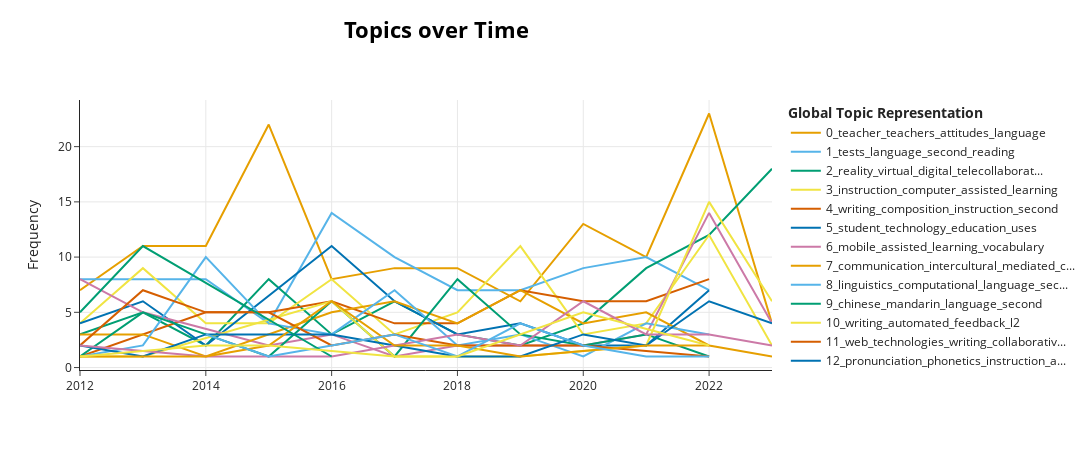

Notebook code cell kept with this figure:
### Code cell
model.visualize_topics_over_time(topics_over_time)

### Figure 1 — Plotly figure (JSON) as saved in the notebook; plotly's stock layout.template omitted (floating-point values rounded to 4 significant figures)
{"data": [{"hoverinfo": "text", "hovertext": ["<b>Topic 0</b><br>Words: teacher, teachers, education, attitudes, language", "<b>Topic 0</b><br>Words: teachers, teacher, attitudes, language, faculty", "<b>Topic 0</b><br>Words: teacher, teachers, attitudes, education, technology", "<b>Topic 0</b><br>Words: teacher, teachers, education, language, literacy", "<b>Topic 0</b><br>Words: teacher, teachers, education, attitudes, content", "<b>Topic 0</b><br>Words: teacher, teachers, attitudes, content, pedagogical", "<b>Topic 0</b><br>Words: teachers, teacher, language, content, technology", "<b>Topic 0</b><br>Words: teacher, teachers, attitudes, programs, faculty", "<b>Topic 0</b><br>Words: teachers, teacher, attitudes, language, literacy", "<b>Topic 0</b><br>Words: teachers, teacher, language, attitudes, education", "<b>Topic 0</b><br>Words: teachers, teacher, attitudes, language, second", "<b>Topic 0</b><br>Words: teachers, teacher, factor, faculty, attitudes"], "marker": {"color": "#E69F00"}, "mode": "lines", "name": "0_teacher_teachers_attitudes_language", "type": "scatter", "x": [2012, 2013, 2014, 2015, 2016, 2017, 2018, 2019, 2020, 2021, 2022, 2023], "y": [7, 11, 11, 22, 8, 9, 9, 6, 13, 10, 23, 4]}, {"hoverinfo": "text", "hovertext": ["<b>Topic 1</b><br>Words: tests, language, comprehension, second, vocabulary", "<b>Topic 1</b><br>Words: reading, tests, language, pretests, posttests", "<b>Topic 1</b><br>Words: pretests, posttests, reading, language, second", "<b>Topic 1</b><br>Words: posttests, pretests, language, reading, tests", "<b>Topic 1</b><br>Words: tests, language, posttests, pretests, instruction", "<b>Topic 1</b><br>Words: language, posttests, pretests, groups, second", "<b>Topic 1</b><br>Words: tests, language, vocabulary, second, development", "<b>Topic 1</b><br>Words: tests, language, second, vocabulary, instruction", "<b>Topic 1</b><br>Words: reading, tests, language, vocabulary, second", "<b>Topic 1</b><br>Words: tests, language, second, english, proficiency", "<b>Topic 1</b><br>Words: tests, language, second, instruction, pretests"], "marker": {"color": "#56B4E9"}, "mode": "lines", "name": "1_tests_language_second_reading", "type": "scatter", "x": [2012, 2013, 2014, 2015, 2016, 2017, 2018, 2019, 2020, 2021, 2022], "y": [8, 8, 8, 4, 14, 10, 7, 7, 9, 10, 7]}, {"hoverinfo": "text", "hovertext": ["<b>Topic 2</b><br>Words: worlds, virtual, and, tiliteracy, mul", "<b>Topic 2</b><br>Words: conferencing, virtual, blogging, continuation, conscientiousness", "<b>Topic 2</b><br>Words: communication, synchronous, opportunities, grounded, problems", "<b>Topic 2</b><br>Words: community, conversation, face, call, telecollaboration", "<b>Topic 2</b><br>Words: lessons, skype, rhetorical, typing, via", "<b>Topic 2</b><br>Words: sla, identity, fans, popular, fandom", "<b>Topic 2</b><br>Words: telecollaboration, contradictions, scoping, historical, synchronous", "<b>Topic 2</b><br>Words: critical, call, serendipity, neoliberalism, democracy", "<b>Topic 2</b><br>Words: relational, text, pragmatics, completion, dcts", "<b>Topic 2</b><br>Words: reality, virtual, digital, immersive, makerspace", "<b>Topic 2</b><br>Words: virtual, reality, telecollaboration, dialogue, environments", "<b>Topic 2</b><br>Words: reality, virtual, digital, multimodality, meaning"], "marker": {"color": "#009E73"}, "mode": "lines", "name": "2_reality_virtual_digital_telecollaborat...", "type": "scatter", "x": [2012, 2013, 2014, 2015, 2016, 2017, 2018, 2019, 2020, 2021, 2022, 2023], "y": [3, 5, 2, 8, 3, 6, 3, 2, 4, 9, 12, 18]}, {"hoverinfo": "text", "hovertext": ["<b>Topic 3</b><br>Words: instruction, computer, assisted, learning, second", "<b>Topic 3</b><br>Words: instruction, assisted, computer, second, learning", "<b>Topic 3</b><br>Words: meta, instruction, computer, assisted, second", "<b>Topic 3</b><br>Words: assistants, instruction, language, assisted, teaching", "<b>Topic 3</b><br>Words: instruction, computer, assisted, second, educational", "<b>Topic 3</b><br>Words: computer, assisted, models, learning, instruction", "<b>Topic 3</b><br>Words: computer, instruction, meta, assisted, second", "<b>Topic 3</b><br>Words: instruction, computer, assisted, learning, second", "<b>Topic 3</b><br>Words: young, learning, periodicals, language, reports", "<b>Topic 3</b><br>Words: computer, instruction, assisted, learning, second", "<b>Topic 3</b><br>Words: instruction, computer, learning, assisted, second", "<b>Topic 3</b><br>Words: intervention, effect, youtube, heterogeneous, levels"], "marker": {"color": "#F0E442"}, "mode": "lines", "name": "3_instruction_computer_assisted_learning", "type": "scatter", "x": [2012, 2013, 2014, 2015, 2016, 2017, 2018, 2019, 2020, 2021, 2022, 2023], "y": [4, 9, 4, 4, 8, 3, 5, 11, 3, 4, 12, 2]}, {"hoverinfo": "text", "hovertext": ["<b>Topic 4</b><br>Words: writing, peer, rhetoric, conflict, constructivism", "<b>Topic 4</b><br>Words: writing, composition, instruction, second, internet", "<b>Topic 4</b><br>Words: writing, instruction, second, groups, improvement", "<b>Topic 4</b><br>Words: writing, composition, instruction, learning, second", "<b>Topic 4</b><br>Words: writing, composition, instruction, second, students", "<b>Topic 4</b><br>Words: writing, composition, academic, skills, instruction", "<b>Topic 4</b><br>Words: writing, evaluation, composition, instruction, students", "<b>Topic 4</b><br>Words: writing, instruction, second, language, evaluation", "<b>Topic 4</b><br>Words: writing, composition, instruction, english, second", "<b>Topic 4</b><br>Words: writing, composition, revision, written, adults", "<b>Topic 4</b><br>Words: writing, composition, instruction, second, revision"], "marker": {"color": "#D55E00"}, "mode": "lines", "name": "4_writing_composition_instruction_second", "type": "scatter", "x": [2012, 2013, 2014, 2015, 2016, 2017, 2018, 2019, 2020, 2021, 2022], "y": [1, 3, 5, 5, 6, 4, 4, 7, 6, 6, 8]}, {"hoverinfo": "text", "hovertext": ["<b>Topic 5</b><br>Words: student, motivation, measures, attitudes, technology", "<b>Topic 5</b><br>Words: student, technology, education, uses, surveys", "<b>Topic 5</b><br>Words: student, motivation, educational, attitudes, technology", "<b>Topic 5</b><br>Words: technology, student, uses, in, education", "<b>Topic 5</b><br>Words: technology, student, uses, educational, in", "<b>Topic 5</b><br>Words: technology, student, use, uses, in", "<b>Topic 5</b><br>Words: student, technology, telecommunications, handheld, devices", "<b>Topic 5</b><br>Words: student, communication, thought, psychometrics, students", "<b>Topic 5</b><br>Words: student, self, value, judgment, technology", "<b>Topic 5</b><br>Words: student, technology, education, uses, in"], "marker": {"color": "#0072B2"}, "mode": "lines", "name": "5_student_technology_education_uses", "type": "scatter", "x": [2012, 2013, 2014, 2016, 2017, 2018, 2019, 2020, 2021, 2022], "y": [4, 6, 2, 11, 6, 3, 4, 2, 2, 7]}, {"hoverinfo": "text", "hovertext": ["<b>Topic 6</b><br>Words: assisted, methodology, vocabulary, learning, memory", "<b>Topic 6</b><br>Words: mobile, user, tracking, assisted, vocabulary", "<b>Topic 6</b><br>Words: replication, phone, mobile, quantitative, sla", "<b>Topic 6</b><br>Words: mobile, generation, double, blind, apps", "<b>Topic 6</b><br>Words: apps, framework, taxonomy, evaluation, learning", "<b>Topic 6</b><br>Words: vocabulary, knowledge, psr, aspects, tablet", "<b>Topic 6</b><br>Words: mobile, videos, occurrence, imagery, vocabulary", "<b>Topic 6</b><br>Words: mobile, data, ddl, mtld, cacm", "<b>Topic 6</b><br>Words: mobile, learning, assisted, model, enhanced", "<b>Topic 6</b><br>Words: mobile, mall, theory, learning, aware"], "marker": {"color": "#CC79A7"}, "mode": "lines", "name": "6_mobile_assisted_learning_vocabulary", "type": "scatter", "x": [2012, 2013, 2015, 2016, 2017, 2018, 2020, 2021, 2022, 2023], "y": [8, 5, 2, 3, 1, 2, 2, 3, 14, 4]}, {"hoverinfo": "text", "hovertext": ["<b>Topic 7</b><br>Words: communication, intercultural, awareness, cultural, interpersonal", "<b>Topic 7</b><br>Words: communication, competence, mediated, intercultural, researchers", "<b>Topic 7</b><br>Words: dynamics, inquiry, audiovisual, intercultural, journal", "<b>Topic 7</b><br>Words: communication, switching, code, discourse, process", "<b>Topic 7</b><br>Words: communication, intercultural, analysis, mediated, cultural", "<b>Topic 7</b><br>Words: communication, intercultural, languages, mediated, german", "<b>Topic 7</b><br>Words: communication, intercultural, discourse, mediated, languages", "<b>Topic 7</b><br>Words: communication, cultural, intercultural, awareness, mediated", "<b>Topic 7</b><br>Words: intercultural, communication, teleconferencing, exchange, college", "<b>Topic 7</b><br>Words: communication, intercultural, german, cultural, native", "<b>Topic 7</b><br>Words: communication, intercultural, business, cultural, competence", "<b>Topic 7</b><br>Words: soviet, latvia, locals, spatial, less"], "marker": {"color": "#E69F00"}, "mode": "lines", "name": "7_communication_intercultural_mediated_c...", "type": "scatter", "x": [2012, 2013, 2014, 2015, 2016, 2017, 2018, 2019, 2020, 2021, 2022, 2023], "y": [3, 3, 1, 3, 5, 6, 4, 7, 4, 5, 2, 1]}, {"hoverinfo": "text", "hovertext": ["<b>Topic 8</b><br>Words: system, morphemes, computational, linguistics, natural", "<b>Topic 8</b><br>Words: composition, linguistics, computational, language, second", "<b>Topic 8</b><br>Words: linguistics, computational, language, error, second", "<b>Topic 8</b><br>Words: computational, linguistics, language, phrase, structure", "<b>Topic 8</b><br>Words: linguistics, computational, analysis, language, essays", "<b>Topic 8</b><br>Words: linguistics, computational, analysis, phrase, language", "<b>Topic 8</b><br>Words: languages, maintenance, linguistics, computational, ugric", "<b>Topic 8</b><br>Words: computational, linguistics, phrase, structure, word", "<b>Topic 8</b><br>Words: questioning, techniques, computational, linguistics, testing", "<b>Topic 8</b><br>Words: computational, linguistics, language, second, classification", "<b>Topic 8</b><br>Words: linguistics, computational, language, second, usage"], "marker": {"color": "#56B4E9"}, "mode": "lines", "name": "8_linguistics_computational_language_sec...", "type": "scatter", "x": [2012, 2013, 2014, 2015, 2016, 2017, 2018, 2019, 2020, 2021, 2022], "y": [1, 2, 10, 4, 3, 7, 2, 3, 1, 4, 3]}, {"hoverinfo": "text", "hovertext": ["<b>Topic 9</b><br>Words: chinese, romanization, mandarin, phonemes, morphology", "<b>Topic 9</b><br>Words: chinese, mandarin, questionnaires, language, statistical", "<b>Topic 9</b><br>Words: chinese, mandarin, attitudes, introductory, computer", "<b>Topic 9</b><br>Words: scmc, eyetracking, stimulated, chinese, as", "<b>Topic 9</b><br>Words: chinese, mandarin, attitudes, language, foreign", "<b>Topic 9</b><br>Words: sentence, chinese, remedial, prompting, multivariate", "<b>Topic 9</b><br>Words: chinese, mandarin, attitudes, student, language", "<b>Topic 9</b><br>Words: chinese, mandarin, language, simulation, asian", "<b>Topic 9</b><br>Words: chinese, human, mandarin, posture, body", "<b>Topic 9</b><br>Words: chinese, student, simulation, attitudes, asian", "<b>Topic 9</b><br>Words: mandarin, holistic, chinese, movements, eye"], "marker": {"color": "#009E73"}, "mode": "lines", "name": "9_chinese_mandarin_language_second", "type": "scatter", "x": [2012, 2013, 2014, 2015, 2016, 2017, 2018, 2019, 2020, 2021, 2022], "y": [1, 5, 3, 1, 6, 1, 8, 3, 2, 3, 1]}, {"hoverinfo": "text", "hovertext": ["<b>Topic 10</b><br>Words: mediated, collaborative, communication, writing, computer", "<b>Topic 10</b><br>Words: awe, automated, writing, efl, autonomy", "<b>Topic 10</b><br>Words: automated, writing, evaluation, awe, automatic", "<b>Topic 10</b><br>Words: effects, term, automated, grammatical, corrective", "<b>Topic 10</b><br>Words: glossed, l1, automated, perceptions, autonomy", "<b>Topic 10</b><br>Words: littératie, tasks, de, sociale, l2", "<b>Topic 10</b><br>Words: automated, accuracy, voluntary, type, tutor", "<b>Topic 10</b><br>Words: writing, automated, feedback, l2, machine", "<b>Topic 10</b><br>Words: writing, automated, l2, review, machine"], "marker": {"color": "#F0E442"}, "mode": "lines", "name": "10_writing_automated_feedback_l2", "type": "scatter", "x": [2012, 2013, 2016, 2017, 2018, 2019, 2021, 2022, 2023], "y": [1, 1, 6, 1, 1, 1, 2, 15, 6]}, {"hoverinfo": "text", "hovertext": ["<b>Topic 11</b><br>Words: technologies, web, writing, composition, collaborative", "<b>Topic 11</b><br>Words: web, technologies, writing, cooperative, student", "<b>Topic 11</b><br>Words: web, technologies, writing, collaborative, resources", "<b>Topic 11</b><br>Words: web, technologies, writing, collaborative, social", "<b>Topic 11</b><br>Words: writing, web, flow, technologies, groups", "<b>Topic 11</b><br>Words: writing, collaborative, web, editing, technologies", "<b>Topic 11</b><br>Words: technologies, writing, web, collaborative, interaction", "<b>Topic 11</b><br>Words: web, writing, technologies, collaborative, sites", "<b>Topic 11</b><br>Words: technologies, web, writing, peer, collaborative", "<b>Topic 11</b><br>Words: cognition, writing, telling, story, freshmen"], "marker": {"color": "#D55E00"}, "mode": "lines", "name": "11_web_technologies_writing_collaborativ...", "type": "scatter", "x": [2012, 2013, 2014, 2015, 2016, 2017, 2018, 2019, 2020, 2022], "y": [2, 7, 5, 5, 2, 3, 2, 2, 2, 1]}, {"hoverinfo": "text", "hovertext": ["<b>Topic 12</b><br>Words: pronunciation, phonetics, comprehensive, notional, articulation", "<b>Topic 12</b><br>Words: pronunciation, computation, probability, phonetics, acoustics", "<b>Topic 12</b><br>Words: pronunciation, groups, phonemes, native, control", "<b>Topic 12</b><br>Words: pronunciation, phonemes, japanese, speech, scores", "<b>Topic 12</b><br>Words: pronunciation, perception, instruction, correspondence, grapheme", "<b>Topic 12</b><br>Words: auditory, pronunciation, word, discrimination, phonology", "<b>Topic 12</b><br>Words: pictorial, cues, prior, stimuli, japanese", "<b>Topic 12</b><br>Words: pronunciation, morphophonemics, metaphonological, tts, mutual", "<b>Topic 12</b><br>Words: pronunciation, phonetics, worksheets, transcription, alphabets", "<b>Topic 12</b><br>Words: pronunciation, phonetics, prosody, assisted, instruction", "<b>Topic 12</b><br>Words: pronunciation, automatic, training, assessment, l2"], "marker": {"color": "#0072B2"}, "mode": "lines", "name": "12_pronunciation_phonetics_instruction_a...", "type": "scatter", "x": [2012, 2013, 2014, 2015, 2016, 2018, 2019, 2020, 2021, 2022, 2023], "y": [2, 1, 3, 3, 3, 1, 1, 3, 2, 6, 4]}, {"hoverinfo": "text", "hovertext": ["<b>Topic 13</b><br>Words: blended, course, learning, puter, com", "<b>Topic 13</b><br>Words: libraries, blended, instructional, introductory, descriptions", "<b>Topic 13</b><br>Words: hybrid, flipped, classes, blended, anxiety", "<b>Topic 13</b><br>Words: blended, learning, of, focus, education", "<b>Topic 13</b><br>Words: blended, course, learning, student, descriptions", "<b>Topic 13</b><br>Words: blended, teacher, learning, relationship, teachers", "<b>Topic 13</b><br>Words: blended, learning, instructional, language, second", "<b>Topic 13</b><br>Words: blended, learning, engagement, systems, courses", "<b>Topic 13</b><br>Words: blended, disabilities, learning, secondary, constructive", "<b>Topic 13</b><br>Words: blended, efl, bll, new, vietnam"], "marker": {"color": "#CC79A7"}, "mode": "lines", "name": "13_blended_learning_language_second", "type": "scatter", "x": [2012, 2014, 2016, 2017, 2018, 2019, 2020, 2021, 2022, 2023], "y": [2, 1, 1, 2, 3, 2, 6, 3, 3, 2]}, {"hoverinfo": "text", "hovertext": ["<b>Topic 14</b><br>Words: role, anxiety, student, likert, scales", "<b>Topic 14</b><br>Words: readiness, anxiety, esteem, playing, change", "<b>Topic 14</b><br>Words: student, statistical, income, language, traits", "<b>Topic 14</b><br>Words: scales, analysis, second, student, likert", "<b>Topic 14</b><br>Words: statistical, analysis, anxiety, multimedia, scales", "<b>Topic 14</b><br>Words: anxiety, psychometrics, measurement, second, language", "<b>Topic 14</b><br>Words: esteem, anxiety, age, majors, informal", "<b>Topic 14</b><br>Words: anxiety, scales, likert, second, learning", "<b>Topic 14</b><br>Words: anxiety, student, learning, traits, gamification"], "marker": {"color": "#E69F00"}, "mode": "lines", "name": "14_anxiety_second_student_scales", "type": "scatter", "x": [2012, 2014, 2015, 2016, 2017, 2018, 2019, 2021, 2022], "y": [1, 1, 2, 6, 2, 2, 1, 2, 2]}, {"hoverinfo": "text", "hovertext": ["<b>Topic 15</b><br>Words: technology, uses, in, education, educational", "<b>Topic 15</b><br>Words: skills, technology, uses, methodology, in", "<b>Topic 15</b><br>Words: technology, uses, in, competence, misconceptions", "<b>Topic 15</b><br>Words: technology, uses, in, education, educational", "<b>Topic 15</b><br>Words: skills, standards, technology, uses, in", "<b>Topic 15</b><br>Words: technology, uses, in, education, proficiency", "<b>Topic 15</b><br>Words: technology, uses, in, reading, skills", "<b>Topic 15</b><br>Words: toys, program, technology, children, programming", "<b>Topic 15</b><br>Words: technology, captions, uses, in, grade"], "marker": {"color": "#56B4E9"}, "mode": "lines", "name": "15_technology_uses_in_education", "type": "scatter", "x": [2014, 2015, 2016, 2017, 2018, 2019, 2020, 2021, 2022], "y": [3, 1, 2, 3, 1, 4, 2, 1, 1]}, {"hoverinfo": "text", "hovertext": ["<b>Topic 16</b><br>Words: nan, , , , ", "<b>Topic 16</b><br>Words: nan, , , , ", "<b>Topic 16</b><br>Words: nan, , , , "], "marker": {"color": "#009E73"}, "mode": "lines", "name": "16_nan___", "type": "scatter", "x": [2012, 2013, 2016], "y": [5, 11, 1]}, {"hoverinfo": "text", "hovertext": ["<b>Topic 17</b><br>Words: simulated, simulation, playing, environment, classrooms", "<b>Topic 17</b><br>Words: educational, games, simulation, opportunities, leisure", "<b>Topic 17</b><br>Words: simulation, architectural, computer, interaction, process", "<b>Topic 17</b><br>Words: simulation, playing, transfer, games, german", "<b>Topic 17</b><br>Words: simulated, simulation, traits, personality, thought", "<b>Topic 17</b><br>Words: simulation, learning, simulated, computer, games", "<b>Topic 17</b><br>Words: simulation, computer, early, oriented, adolescents"], "marker": {"color": "#F0E442"}, "mode": "lines", "name": "17_simulation_computer_games_learning", "type": "scatter", "x": [2012, 2014, 2015, 2017, 2018, 2020, 2022], "y": [1, 2, 2, 1, 1, 5, 2]}], "layout": {"height": 450, "hoverlabel": {"bgcolor": "white", "font": {"family": "Rockwell", "size": 16}}, "legend": {"title": {"text": "<b>Global Topic Representation"}}, "title": {"font": {"color": "Black", "size": 22}, "text": "<b>Topics over Time</b>", "x": 0.4, "xanchor": "center", "y": 0.95, "yanchor": "top"}, "width": 1250, "xaxis": {"showgrid": true}, "yaxis": {"showgrid": true, "title": {"text": "Frequency"}}}}
